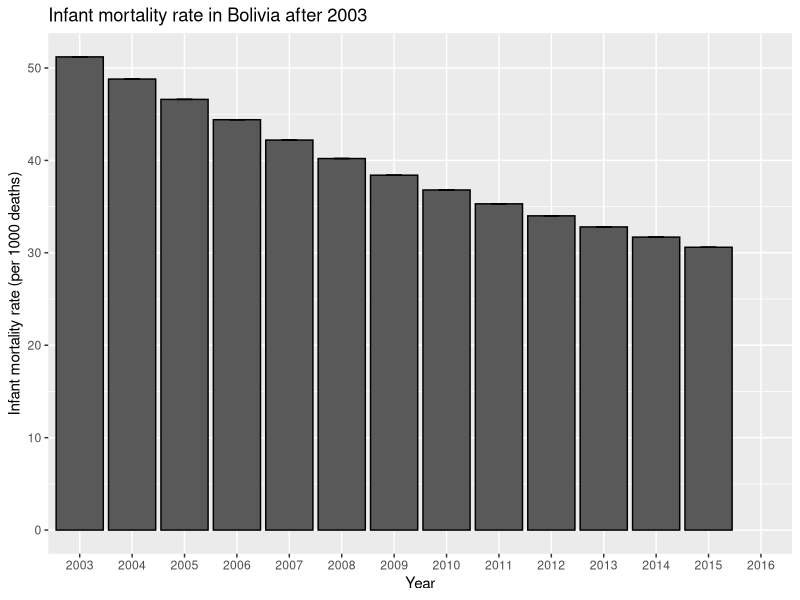
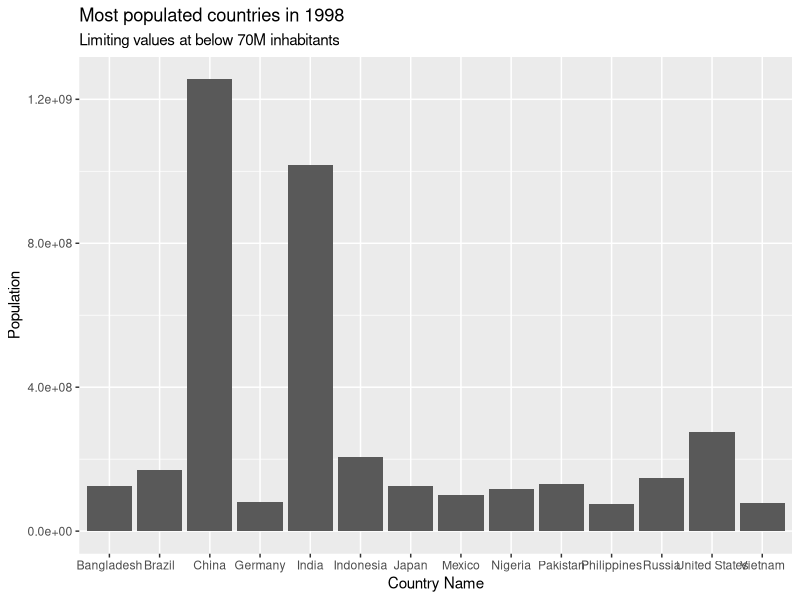
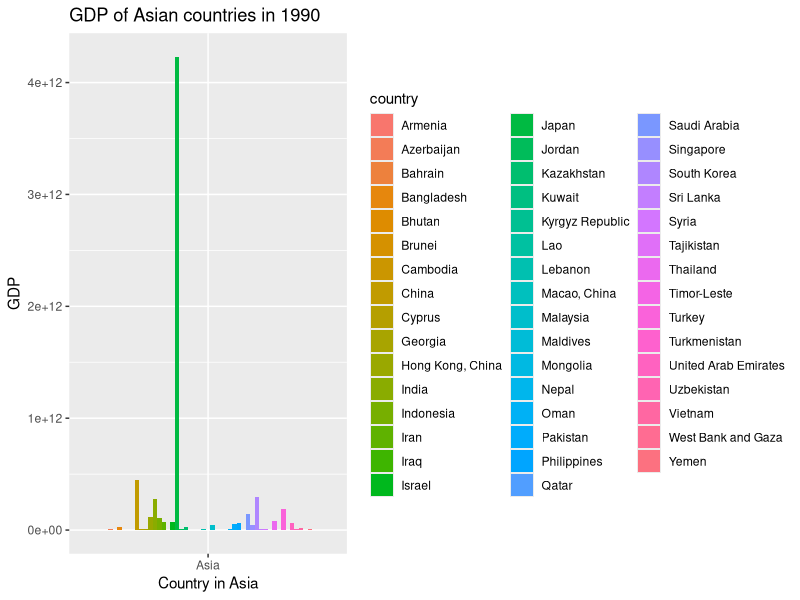

These figures' R source, in order:
## ---- chunk 1
knitr::opts_chunk$set(echo = TRUE, message=FALSE, warning=FALSE)
library(tidyverse)
#library(rbbt)
library(ggplot2)
library(here)
library(DBI)
library(dslabs)
library(dplyr)
## ---- chunk 2
############ Load in Data ##############################################
## Gapminder data from the dslabs package
  gapdat <- gapminder
  gapdata_tidy <- gapminder
## Dengue en flu data 
  dengue_data <- read_csv(here::here("data/dengue_data.csv"), skip = 10)
  flu_data <- read_csv(here::here("data/flu_data.csv"), skip = 10)
########################################################################
## ---- chunk 3
############################## Tidy Data ################################

## Gapminder data looks very tidy so no changes there except for the year column, that needs to become Date
  gapdata_tidy$year <- as.character(gapdata_tidy$year)
  colnames(gapdat) <- c("country", "Date", "infant_mortality", "life_expectancy", "fertility", "population", "gdp", "continent", "region")

## flu data tidy:
  flu_data_tidy <- flu_data %>% pivot_longer(cols = -c(Date),
                                             names_to = "country",
                                             values_to = "count_cases") 
  ## dengue data tidy:
  dengue_data_tidy <- dengue_data %>% pivot_longer(cols = -c(Date),
                                             names_to = "country",
                                             values_to = "values") 

## ---- chunk 4
####################### Modify the gapminder data ##############################
# Next we want to join the 3 data frames together based on the year and country columns
## flu data tidy:
  flu_data_tidy <- flu_data_tidy %>% separate(col = Date, into = c("year", "Month", "Day"), sep = "-")
## dengue data tidy:
  dengue_data_tidy <- dengue_data_tidy  %>% separate(col = Date, into = c("year", "Month", "Day"), sep ="-")
    
sic <- dengue_data_tidy %>% full_join(flu_data_tidy, by=c("year","country", "Day", "Month"))

merged_dat <- sic %>% full_join(gapdata_tidy, by=c("country", "year"))
## ---- chunk 5
#################### Graphs #####################################################

# Now we have a dataframe with the data from all the 3 tables and we can make some exploratory graphs with it 

## Graph of the infant mortality in Bolivia
merged_dat %>% filter(country == "Bolivia" & year >= 2003) %>% 
  group_by(year, infant_mortality) %>% summarise(mean = mean(infant_mortality, na.rm = TRUE), sdev = sd(infant_mortality, na.rm = TRUE)) %>%
  ggplot(aes(x = year, y = mean)) +
  geom_bar(stat = "identity", colour = "black") +
  geom_errorbar(aes(ymin = mean-sdev, ymax = mean+sdev), width = .3) +
  scale_fill_manual(values=c("#999999", "#E69F00")) +
  labs(title = "Infant mortality rate in Bolivia after 2003",
       y= "Infant mortality rate (per 1000 deaths)",
       x= "Year")

## Graph of the most populated countries in 1998
merged_dat %>% select(population, country, year) %>% filter(year == 1998 & population >= 70000000) %>%
  ggplot(aes(x = country, y = population)) +
  geom_bar(stat = "identity") +
  labs(title = "Most populated countries in 1998",
       subtitle = "Limiting values at below 70M inhabitants",
       x = "Country Name",
       y = "Population")

## Gdp in asian countries in 1990
merged_dat %>% select(gdp, continent, year, country) %>% filter(year == 1990 & continent == "Asia") %>% arrange(desc(gdp)) %>%
  ggplot(aes(x = continent, y = gdp, fill = country)) +
  geom_bar(stat = "identity", position = "dodge") +
  labs(title = "GDP of Asian countries in 1990",
       x = "Country in Asia",
       y = "GDP")
